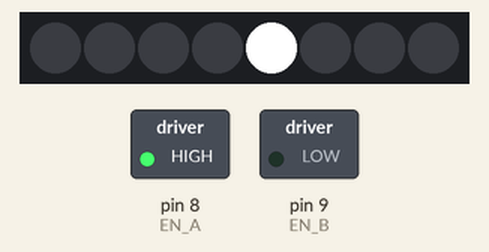
This sketch was run on a simulated Arduino Uno, built with avr-gcc and run on an emulated ATmega328P. Shown: 8 RGB LEDs in strip order, left to right, switched loads named in the sketch (green lamp = pin HIGH). Wiring (inferred from the names in the program): PCA9685 PWM driver at I2C address 0x40. What the sketch prints to the serial monitor is not drawn.

Above: at 2.6 s.
At 14.6 s:
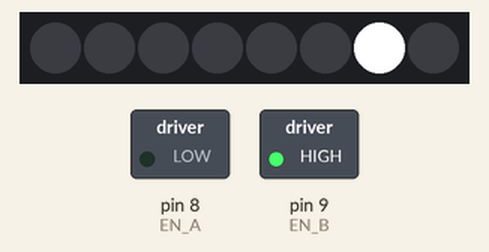
At 18.6 s:
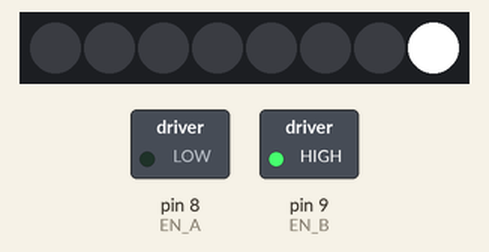
At 22.6 s:
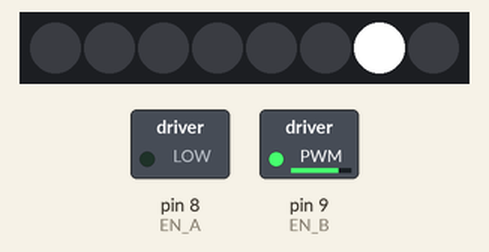
At 35.6 s:
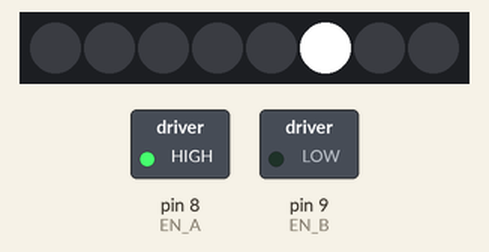
Timing chart, 0 to 40.0 s (numbered marks = the images above):
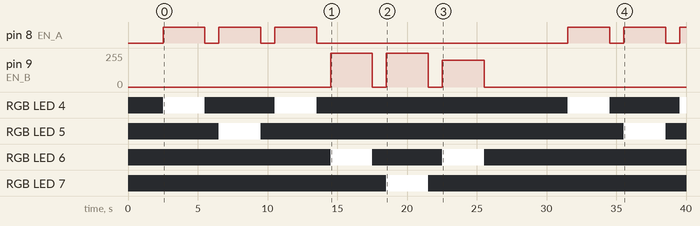

The sketch:

bmduino_motor_diag.ino
```cpp
// 馬達接線診斷（不用 UART / Orin）。⚠ 車架高、輪子離地！
// 依序執行下列步驟，每步 3 秒，USB 序列埠(115200)會印出目前步驟，請邊看邊用電表量：
//   A1 ENA(D8)=HIGH(digitalWrite)  IN1=H IN2=L  → 馬達 A 應轉
//   A2 ENA(D8)=HIGH                IN1=L IN2=H  → 馬達 A 反轉
//   A3 ENA(D8)=analogWrite 200     IN1=H IN2=L  → 馬達 A 轉（測 PWM 是否有效）
//   B1~B3 同上，馬達 B（ENB=D9, IN3/IN4=CH6/CH7）；馬達 A 的 IN1/IN2=CH4/CH5
// 每步之間停 1 秒。

#include <Wire.h>

const uint8_t PCA_ADDR = 0x40;
const uint8_t EN_A = 8, EN_B = 9;

void pcaWrite8(uint8_t reg, uint8_t v) {
  Wire.beginTransmission(PCA_ADDR); Wire.write(reg); Wire.write(v); Wire.endTransmission();
}
void pcaDigital(uint8_t ch, bool high) {
  Wire.beginTransmission(PCA_ADDR);
  Wire.write(0x06 + 4 * ch);
  if (high) { Wire.write(0); Wire.write(0x10); Wire.write(0); Wire.write(0); }
  else      { Wire.write(0); Wire.write(0);    Wire.write(0); Wire.write(0x10); }
  Wire.endTransmission();
}

void allOff() {
  digitalWrite(EN_A, LOW); digitalWrite(EN_B, LOW);
  for (uint8_t ch = 4; ch <= 7; ch++) pcaDigital(ch, false);
}

void step(const char* name, uint8_t en, int pwm, uint8_t inA, uint8_t inB, bool fwd) {
  allOff();
  delay(1000);
  Serial.print(">> "); Serial.println(name);
  pcaDigital(inA, fwd);
  pcaDigital(inB, !fwd);
  if (pwm < 0) digitalWrite(en, HIGH); else analogWrite(en, pwm);
  delay(3000);
}

void setup() {
  Serial.begin(115200);
  pinMode(EN_A, OUTPUT); pinMode(EN_B, OUTPUT);
  digitalWrite(EN_A, LOW); digitalWrite(EN_B, LOW);
  delay(1500);
  Wire.begin();
  Wire.beginTransmission(PCA_ADDR);
  if (Wire.endTransmission() != 0) {
    Serial.println("ERROR: PCA9685 not found at 0x40 -> IN1~IN4 無法控制，先查 SDA/SCL/VCC_LOGIC/GND");
  } else {
    Serial.println("PCA9685 OK");
  }
  pcaWrite8(0x00, 0x20);  // 喚醒 + auto-increment
  delay(1);
  pcaWrite8(0x01, 0x04);  // totem-pole
  allOff();
}

void loop() {
  step("A1 ENA=HIGH(digital) IN1=H IN2=L  馬達A 正轉?", EN_A, -1, 4, 5, true);
  step("A2 ENA=HIGH(digital) IN1=L IN2=H  馬達A 反轉?", EN_A, -1, 4, 5, false);
  step("A3 ENA=PWM 200       IN1=H IN2=L  馬達A 轉?",   EN_A, 200, 4, 5, true);
  step("B1 ENB=HIGH(digital) IN3=H IN4=L  馬達B 正轉?", EN_B, -1, 6, 7, true);
  step("B2 ENB=HIGH(digital) IN3=L IN4=H  馬達B 反轉?", EN_B, -1, 6, 7, false);
  step("B3 ENB=PWM 200       IN3=H IN4=L  馬達B 轉?",   EN_B, 200, 6, 7, true);
  allOff();
  Serial.println("== 一輪結束，5 秒後重來 ==");
  delay(5000);
}
```

Measured:
- by itself, pin 8 (EN_A): LOW → HIGH at 2.5 s, → LOW 3.0 s later, → HIGH 1.0 s later, → LOW 3.0 s later, … (11 changes in this stretch)
- by itself, pin 9 (EN_B): 0/255 → 255/255 at 14.5 s, → 0/255 3.0 s later, → 255/255 1.0 s later, → 0/255 3.0 s later, … (6 changes in this stretch)
- by itself, RGB LED 5: alternates RGB(255, 255, 255) for 3.0 s and off for 26.0 s
- by itself, RGB LED 6: alternates RGB(255, 255, 255) for 3.0 s and off for 5.0 s, 4 changes in all, then stays off
- by itself, RGB LED 7: off → RGB(255, 255, 255) at 18.5 s, → off 3.0 s later
- by itself, RGB LED 4: goes RGB(255, 255, 255) 3.0 s, off 5.0 s, RGB(255, 255, 255) 3.0 s, off 18.0 s, RGB(255, 255, 255) 3.0 s, off 5.0 s, then RGB(255, 255, 255)
- what the display in image 0 shows lasts 3.0 s, from 2.5 s to 5.5 s
